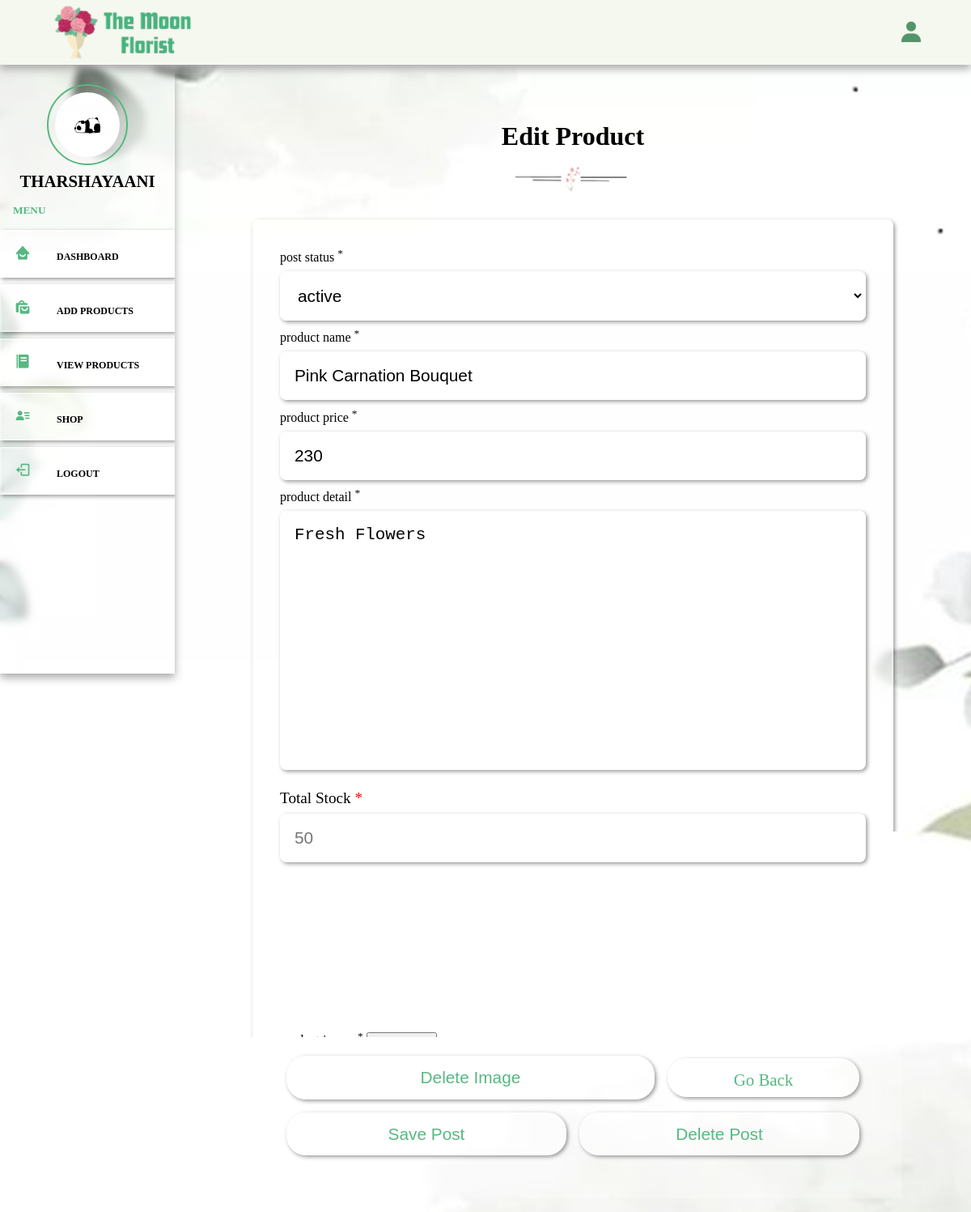
The app's page /edit_post.php?id=dQbV (signed in) with its own data.
### tables this page shows
CREATE TABLE `sellers` (
  `id` int(20) NOT NULL,
  `name` varchar(50) NOT NULL,
  `email` varchar(150) NOT NULL,
  `password` varchar(50) NOT NULL,
  `image` varchar(100) NOT NULL
);

CREATE TABLE `products` (
  `id` varchar(255) NOT NULL,
  `seller_id` varchar(20) NOT NULL,
  `name` varchar(255) NOT NULL,
  `price` varchar(255) NOT NULL,
  `image` varchar(255) NOT NULL,
  `stock` int(100) NOT NULL,
  `product_detail` varchar(500) NOT NULL,
  `status` varchar(100) NOT NULL
);

### edit_post.php (the view, shortened to what this page needs)
<?php
	include '../components/connect.php';
?>
<!DOCTYPE html>
<html lang="en">
<head>
   <link href='https://unpkg.com/boxicons@2.1.2/css/boxicons.min.css' rel='stylesheet'>
</head>
<body>
	<div class="main-container">
		<?php include '../components/admin_header.php'; ?>
		<section class="post-editor">
			<div class="heading">
				<h1>edit product</h1>
				<img src="../image/break.png" width="100">
			</div>
			<div class="box-container">
				<?php
					$post_id = $_GET['id'];
					$select_post = $conn->prepare("SELECT * FROM `products` WHERE id=?");
					$select_post->execute([$post_id]);
					if ($select_post->rowCount() > 0) {
						while($fetch_post = $select_post->fetch(PDO::FETCH_ASSOC)){
				?>
				<div class="form-container">
					<form action="" method="post" enctype="multipart/form-data">
						<div class="input-field">
							<label>post status <sup>*</sup></label>
							<select name="status" class="box">
								<option value="<?= $fetch_post['status']; ?>" selected><?= $fetch_post['status']; ?></option>
							</select>
						</div>
						<div class="input-field">
							<label>product name <sup>*</sup></label>
							<input type="text" name="title" value="<?= $fetch_post['name']; ?>" class="box">
						</div>
						<div class="input-field">
							<label>product price <sup>*</sup></label>
							<input type="price" name="price" value="<?= $fetch_post['price']; ?>" class="box">
						</div>
						<div class="input-field">
							<label>product detail <sup>*</sup></label>
							<textarea name="content" class="box"><?= $fetch_post['product_detail']; ?></textarea>
						</div>
						<div class="input-field">
							<p>total stock <span>*</span></p>
	         				<input type="number" name="stock" required maxlength="10" placeholder="<?= $fetch_post['stock']; ?>" min="0" max="9999999999" class="box">
						</div>
						<div class="input-field">
							 <label>product image <sup>*</sup></label>
							 <input type="file" name="image" accept="image/*">
							 <?php if($fetch_post['image'] != ''){ ?>
							 	<img src="../uploaded_files/<?= $fetch_post['image']; ?>" class="image" style="height: 50%; width:30%;">
							 	<div class="flex-btn">
							 		<input type="submit" name="delete_image" class="btn" value="delete image">
							 		<a href="view_posts.php" class="btn" style="width:49%; text-align: center; height: 3rem; margin-top: .7rem;">go back</a>
							 	</div>
							<?php } ?>
						</div>
						<div class="flex-btn">
							<input type="submit" name="save" value="save post" class="btn">
							<input type="submit" name="delete_post" value="delete post" class="btn">
						</div>
					</form>
				</div>
				<?php
						}
				} ?>
			</div>
		</section>
	</div>
</body>
</html>

### admin_header.php (shortened to what this page needs)
<header>
	<div class="logo">
		<img src="../image/logo.png" width="200">
	</div>
	<div class="right">
		<div class="bx bxs-user" id="user-btn"></div>
	</div>
</header>
<div class="side-container">
	<div class="sidebar">
		<?php
			$select_profile = $conn->prepare("SELECT * FROM `sellers` WHERE id=?");
			$select_profile->execute([$seller_id]);
			if ($select_profile->rowCount() > 0) {
				$fetch_profile = $select_profile->fetch(PDO::FETCH_ASSOC);
		?>
		<div class="profile">
			<img src="../uploaded_files/<?= $fetch_profile['image']; ?>" class="logo-img" width="100">
			<p><?= $fetch_profile['name']; ?></p>
		</div>
		<?php } ?>
		<h5>menu</h5>
		<div class="navbar">
			<ul>
				<li><a href="dashboard.php"><i class="bx bxs-home-smile"></i>dashboard</a></li>
				<li><a href="add_product.php"><i class="bx bxs-shopping-bags"></i>add products</a></li>
				<li><a href="view_posts.php"><i class="bx bxs-food-menu"></i>view products</a></li>
				<li><a href="../shop.php"><i class="bx bxs-user-detail"></i>shop</a></li>
				<li><a href="../components/admin_logout.php" onclick="return confirm('logout from this website')"><i class="bx bx-log-out"></i>logout</a></li>
			</ul>
		</div>
	</div>
</div>

### records on screen
sellers: image (picture), name "THARSHAYAANI"
products: status "active", title "Pink Carnation Bouquet", price "230", content "Fresh Flowers", stock "50", image (picture)
